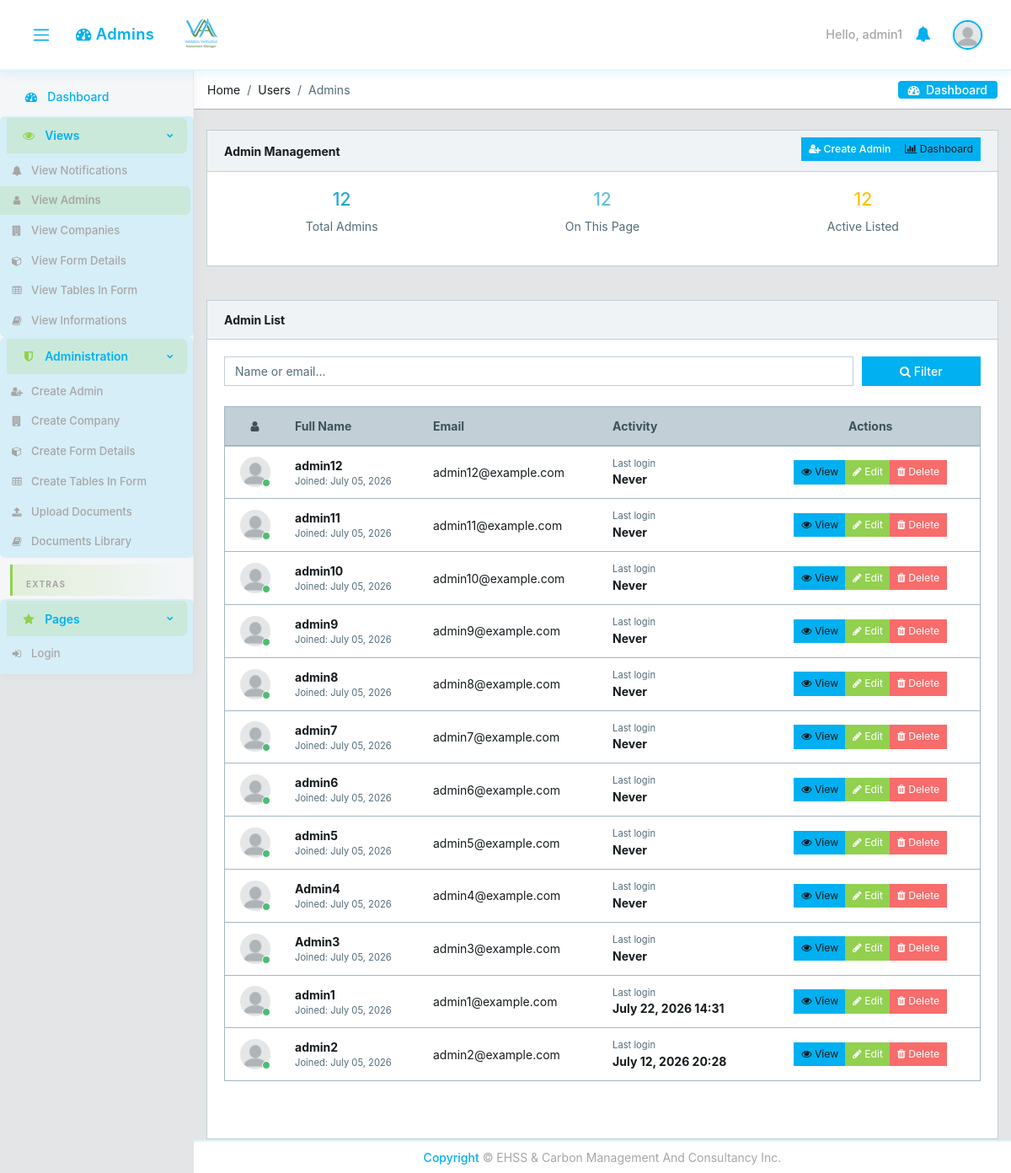
Before: /users/ (signed in) with the older database file.
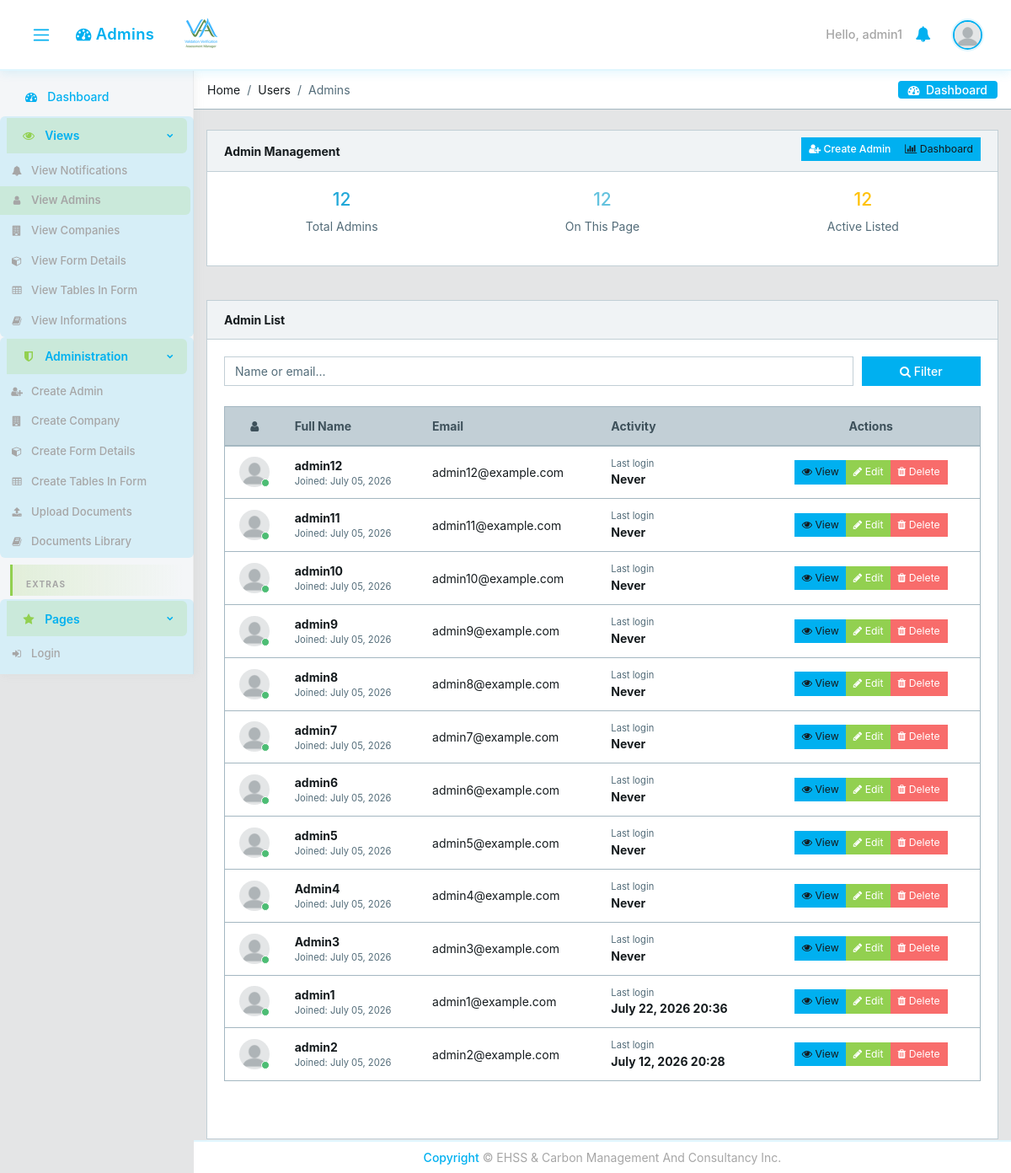
After: the same page with the newer database file.
### core/models.py (models this page shows, shortened)
class CustomUser(AbstractUser):
    email = models.EmailField(unique=True)
    user_type = models.CharField(max_length=15, choices=USER_TYPE_CHOICES)
    user_role = models.CharField(
        max_length=30, choices=USER_ROLE_CHOICES, blank=True, verbose_name='User Role',
    )
    designation = models.CharField(max_length=100, blank=True, null=True)
    position_title = models.CharField(max_length=150, blank=True, verbose_name='Position Title')
    contact_number = models.CharField(max_length=20, blank=True, null=True)
    cv = models.FileField(upload_to='core/cvs/', blank=True, null=True)
    company = models.ForeignKey(
        'Company', on_delete=models.SET_NULL, null=True, blank=True,
        related_name='managers'
    )
    created_by = models.ForeignKey(
        'self', on_delete=models.SET_NULL, null=True, blank=True,
        related_name='created_users'
    )
    created_date = models.DateField(auto_now_add=True)
    created_time = models.TimeField(auto_now_add=True)
    under_supervision = models.ForeignKey(
        'self', on_delete=models.SET_NULL, null=True, blank=True,
        related_name='supervised_users'
    )
    avatar = models.ImageField(upload_to='core/avatar', blank=True)
    @property
    def avatar_url(self):
        if self.avatar:
            try:
                return self.avatar.url
            except ValueError:
                pass
        return static('core/img/avatar/blank_profile.png')

### core/views.py (the view, shortened to what this page needs)
# urls.py: path('users/', views.UsersView.as_view(), name='users'),
class UsersView(ManagerOrAdminMixin, View):
    def get(self, request):
        user = request.user
        search = request.GET.get('search', '').strip()
        user_role_filter = request.GET.get('user_role', '')
        if user.user_type == 'admin':
            users = CustomUser.objects.filter(user_type='admin')
        else:
            return redirect('core:dashboard')
        users = users.order_by('-date_joined')
        paginator = Paginator(users, 20)
        page_obj = paginator.get_page(request.GET.get('page'))
        return render(request, 'core/users.html', {
            'users': page_obj,
            'total_users': paginator.count,
            'logged_user': user,
            'user_role_filter': user_role_filter,
            'user_role_choices': USER_ROLE_CHOICES,
            'search_query': search,
            'admin_users_only': user.user_type == 'admin',
            'can_manage_all_listed': user.user_type in ('admin', 'manager'),
            'success_action': request.GET.get('success', ''),
            'success_user': request.GET.get('user', ''),
        })

### core/context_processors.py (called while the page is built, shortened)
def logged_user_processor(request):
    if request.user.is_authenticated:
        return {'logged_user': request.user}
    return {'logged_user': None}

def _fetch_unread_notifications(user):
    return list(
        Notification.objects.filter(recipient_id=user.pk, read=False)
        .only('pk', 'message', 'created_at', 'read', 'link')
        .order_by('-created_at')[:10]
    )

def _notification_cache_key(user_pk):
    return f'unread_notifications_{user_pk}'

def notifications_processor(request):
    if not request.user.is_authenticated:
        return {'unread_notifications': []}
    if getattr(request, 'partial_nav', False):
        return {'unread_notifications': []}
    cache_key = _notification_cache_key(request.user.pk)
    cached_items = cache.get(cache_key)
    notifications = _fetch_unread_notifications(request.user)
    cache.set(
        cache_key,
        [
            {
                'link': n.link or '',
                'message': n.message,
                'created_at': n.created_at.isoformat(),
            }
            for n in notifications
        ],
        NOTIFICATION_CACHE_TTL,
    )
    return {'unread_notifications': notifications}

### core/templates/core/users.html (shortened to what the changed rows need)
{% extends 'core/base.html' %}
{% load static %}
{% load form_permissions %}
{% block content %}
<div class="container">
    <div class="animated fade-in">
        <div class="row">
            <div class="col-12 mb-3">
                <div class="card">
                    <div class="card-body">
                        <div class="table-responsive table-responsive-sm">
                            <table class="table table-responsive-sm table-hover table-outline mb-5" id="usersTable">
                                <thead class="thead-light">
                                <tr>
                                    <th class="text-center text-nowrap" style="min-width:60px;"><i class="fa fa-user"></i></th>
                                    <th class="text-nowrap" style="min-width:120px;">Full Name</th>
                                    <th class="text-nowrap" style="min-width:160px;">Email</th>
                                    <th class="text-nowrap d-none d-lg-table-cell" style="min-width:120px;">Activity</th>
                                    <th class="text-center text-nowrap" style="min-width:220px;">Actions</th>
                                </tr>
                            </thead>
                    <tbody>
                        {% for user1 in users %}
                        <tr>
                            <td class="text-center text-nowrap" style="min-width:60px;">
                                <div class="avatar">
                                <img src="{{ user1.avatar_url }}" class="img-avatar" alt="img">
                                <span class="avatar-status badge-{% if user1.is_active %}success{% else %}danger{% endif %}"></span>
                                </div>
                            </td>
                            <td class="text-nowrap" style="min-width:120px;">
                                <div><strong>{{ user1.get_full_name|default:user1.username }}</strong></div>
                                <div class="small text-muted">
                                Joined: {{ user1.date_joined|date:"F d, Y" }}
                                </div>
                            </td>
                            <td class="text-nowrap" style="min-width:160px;">{{ user1.email }}</td>
                            <td class="text-nowrap d-none d-lg-table-cell" style="min-width:120px;">
                                <div class="small text-muted">Last login</div>
                                <strong>{% if user1.last_login %}{{ user1.last_login|date:"F d, Y H:i" }}{% else %}Never{% endif %}</strong>
                            </td>
                            <td class="text-center text-nowrap" style="min-width:220px;">
                                <div class="btn-group" role="group">
                                    <a href="{% url 'core:user' user1.id %}" class="btn btn-sm btn-info" title="View">
                                        <i class="fa fa-eye"></i> View
                                    </a>
                                    {% if admin_users_only or can_manage_all_listed or logged_user|can_manage_user:user1 %}
                                    <a href="{% url 'core:edit-user-profile' user1.id %}" class="btn btn-sm btn-warning" title="Edit">
                                        <i class="fa fa-edit"></i> Edit
                                    </a>
                                    {% if admin_users_only %}
                                        {% if user1 == logged_user %}
                                        <a href="{% url 'core:delete-user' user1.id %}" class="btn btn-sm btn-danger" title="Delete"
                                           onclick="alert('You cannot delete your own account.'); return false;">
                                            <i class="fa fa-trash"></i> Delete
                                        </a>
                                        {% else %}
                                        <a href="{% url 'core:delete-user' user1.id %}" class="btn btn-sm btn-danger" title="Delete"
                                           onclick="return confirm('Delete this admin?');">
                                            <i class="fa fa-trash"></i> Delete
                                        </a>
                                        {% endif %}
                                    {% endif %}
                                    {% endif %}
                                </div>
                            </td>
                        </tr>
                        {% empty %}
                        <tr>
                            <td colspan="{% if admin_users_only %}5{% else %}6{% endif %}" class="text-center text-muted py-4">
                                {% if admin_users_only %}No admin users found.{% else %}No users found.{% endif %}
                            </td>
                        </tr>
                        {% endfor %}
                    </tbody>
                </table>
            </div>
                    </div>
                </div>
            </div>
        </div>
    </div>
</div>
{% endblock %}

### core/templates/core/base.html (shortened to what the changed rows need)
{% load static %}
<!DOCTYPE html>
<html lang="en">
<head>
  <link rel="stylesheet" href="{% static 'core/css/font-awesome.min.css' %}?v={{ STATIC_VERSION }}">
  <link rel="stylesheet" href="{% static 'core/css/fa5-compat.css' %}?v={{ STATIC_VERSION }}">
  <link href="{% static 'core/css/style.min.css' %}?v={{ STATIC_VERSION }}" rel="stylesheet">
  <link href="{% static 'core/css/estilo.css' %}?v={{ STATIC_VERSION }}" rel="stylesheet">
</head>
{% block body %}
<body class="app header-fixed sidebar-fixed aside-menu-fixed aside-menu-hidden">
  <header class="app-header navbar">
    <ul class="nav navbar-nav ml-auto">
      {% if user.is_authenticated %}
      <li class="text-white">Hello, {{ user.username }}</li>
      {% else %}
      <li class="text-muted">
        <a href="{% url 'core:login' %}">sign in</a>
      </li>
      {% endif %}
      <li class="nav-item dropdown">
        <a class="nav-link" data-toggle="dropdown" href="#" role="button" aria-haspopup="true" aria-expanded="false">
        </a>
      </li>
      <li class="nav-item dropdown">
        <a class="nav-link" data-toggle="dropdown" href="#" role="button" aria-haspopup="true" aria-expanded="false">
        </a>
      </li>
    </ul>
  </header>
  <div class="app-body">
    <main class="main" id="app-main">
{% block content %}
{% endblock %}
    </main>
  </div>
</body>
{% endblock body %}
</html>

Changed rows visible on the page:
changed CustomUser "admin1": last_login "July 22, 2026 14:31" → "July 22, 2026 20:36"
